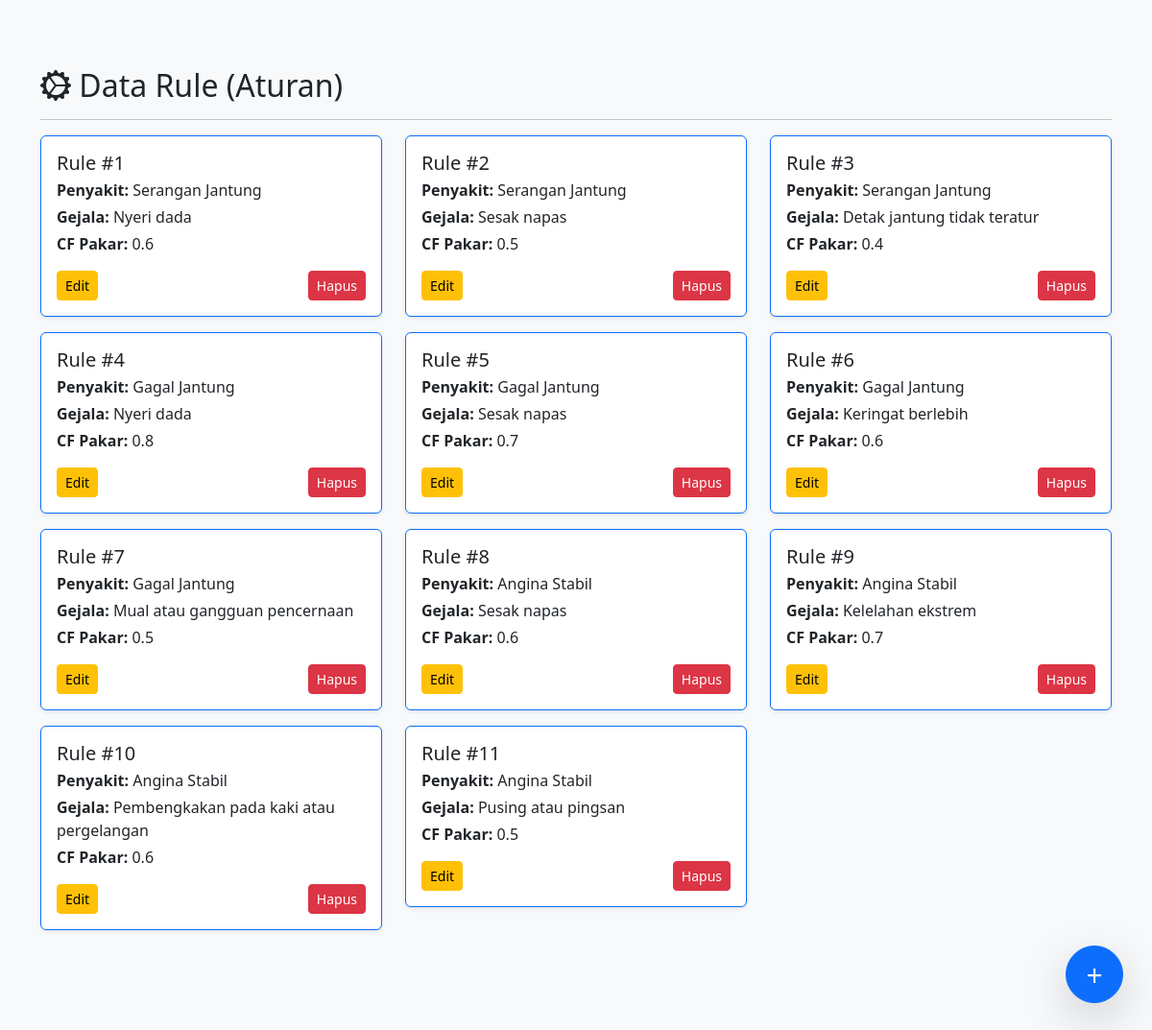
The app's page /admin/rule.php with its own data.
### tables this page shows
CREATE TABLE `rule` (
  `id_rule` int(11) NOT NULL,
  `id_penyakit` varchar(5) DEFAULT NULL,
  `id_gejala` varchar(5) DEFAULT NULL,
  `cf_pakar` float DEFAULT NULL
);

CREATE TABLE `penyakit` (
  `id_penyakit` varchar(5) NOT NULL,
  `nama_penyakit` varchar(255) NOT NULL,
  `deskripsi` text DEFAULT NULL,
  `saran` text NOT NULL
);

CREATE TABLE `gejala` (
  `id_gejala` varchar(5) NOT NULL,
  `nama_gejala` varchar(255) NOT NULL
);

### admin/rule.php (the view, shortened to what this page needs)
<?php
include '../koneksi/db.php';
$rules = $conn->query("SELECT r.*, p.nama_penyakit, g.nama_gejala
                       FROM rule r
                       JOIN penyakit p ON r.id_penyakit = p.id_penyakit
                       JOIN gejala g ON r.id_gejala = g.id_gejala
                       ORDER BY r.id_rule ASC");
?>
<!DOCTYPE html>
<html lang="en">
<head>
    <link href="https://cdn.jsdelivr.net/npm/bootstrap@5.3.0-alpha1/dist/css/bootstrap.min.css" rel="stylesheet">
    <link href="https://cdn.jsdelivr.net/npm/bootstrap-icons/font/bootstrap-icons.css" rel="stylesheet">
</head>
<body>
<div class="container mt-4">
    <h2><i class="bi bi-gear-wide-connected"></i> Data Rule (Aturan)</h2>
    <hr>
<button class="btn btn-primary rounded-circle shadow-lg"
        style="position: fixed; bottom: 80px; right: 30px; width: 60px; height: 60px; z-index: 9999; font-size: 30px; display: flex; align-items: center; justify-content: center;"
        data-bs-toggle="modal" data-bs-target="#modalTambah">
    +
</button>
    <div class="row">
    <?php foreach ($rules as $index => $r): ?>
    <div class="col-md-6 col-lg-4 mb-3">
        <div class="card shadow-sm border-primary">
            <div class="card-body">
                <h5 class="card-title mb-1">Rule #<?= $r['id_rule'] ?></h5>
                <p class="mb-1"><strong>Penyakit:</strong> <?= $r['nama_penyakit'] ?></p>
                <p class="mb-1"><strong>Gejala:</strong> <?= $r['nama_gejala'] ?></p>
                <p class="mb-3"><strong>CF Pakar:</strong> <?= $r['cf_pakar'] ?></p>
                <div class="d-flex justify-content-between">
                    <button class="btn btn-warning btn-sm" data-bs-toggle="modal" data-bs-target="#modalEditRule<?= $index ?>">Edit</button>
                    <a href="api/rule_proses.php?hapus=<?= $r['id_rule'] ?>" class="btn btn-danger btn-sm" onclick="return confirm('Yakin ingin menghapus?')">Hapus</a>
                </div>
            </div>
        </div>
    </div>
    <?php endforeach; ?>
</div>
</div>
</body>
</html>

### admin/rule.php (style rules this page uses)
body { background-color: #f8f9fa; margin-top: 70px; padding-bottom: 100px; margin-bottom: 40px; }

### records on screen
rule: id_rule "1", id_penyakit.nama_penyakit "Serangan Jantung", id_gejala.nama_gejala "Nyeri dada", cf_pakar "0.6"
rule: id_rule "2", id_penyakit.nama_penyakit "Serangan Jantung", id_gejala.nama_gejala "Sesak napas", cf_pakar "0.5"
rule: id_rule "3", id_penyakit.nama_penyakit "Serangan Jantung", id_gejala.nama_gejala "Detak jantung tidak teratur", cf_pakar "0.4"
rule: id_rule "4", id_penyakit.nama_penyakit "Gagal Jantung", id_gejala.nama_gejala "Nyeri dada", cf_pakar "0.8"
rule: id_rule "5", id_penyakit.nama_penyakit "Gagal Jantung", id_gejala.nama_gejala "Sesak napas", cf_pakar "0.7"
rule: id_rule "6", id_penyakit.nama_penyakit "Gagal Jantung", id_gejala.nama_gejala "Keringat berlebih", cf_pakar "0.6"
rule: id_rule "7", id_penyakit.nama_penyakit "Gagal Jantung", id_gejala.nama_gejala "Mual atau gangguan pencernaan", cf_pakar "0.5"
rule: id_rule "8", id_penyakit.nama_penyakit "Angina Stabil", id_gejala.nama_gejala "Sesak napas", cf_pakar "0.6"
rule: id_rule "9", id_penyakit.nama_penyakit "Angina Stabil", id_gejala.nama_gejala "Kelelahan ekstrem", cf_pakar "0.7"
rule: id_rule "10", id_penyakit.nama_penyakit "Angina Stabil", id_gejala.nama_gejala "Pembengkakan pada kaki atau pergelangan", cf_pakar "0.6"
rule: id_rule "11", id_penyakit.nama_penyakit "Angina Stabil", id_gejala.nama_gejala "Pusing atau pingsan", cf_pakar "0.5"
